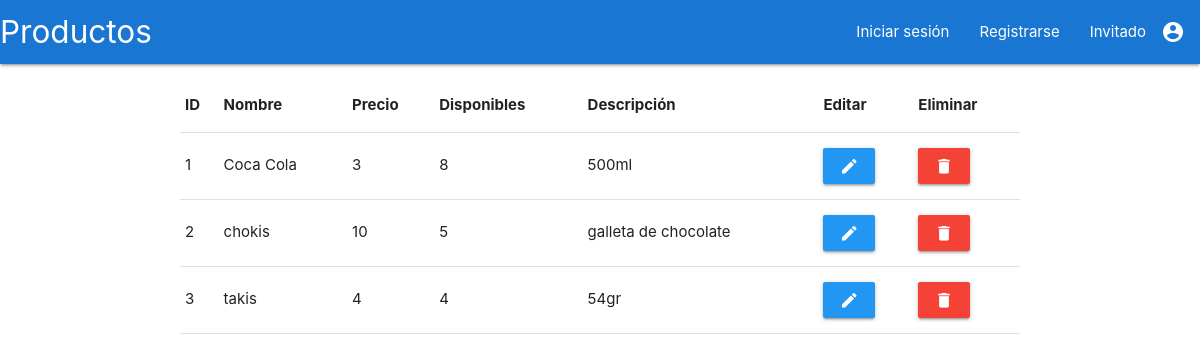
The page /administrador/CRUD_producto/readProductos.php?agregado=1 on the database its author committed.
### tables this page shows
CREATE TABLE `productos` (
  `id_prod` int NOT NULL AUTO_INCREMENT,
  `nombre` varchar(150) DEFAULT NULL,
  `descripcion` longtext,
  `precio` decimal(10,0) DEFAULT NULL,
  `existentes` int DEFAULT NULL,
  PRIMARY KEY (`id_prod`)
);

### administrador/CRUD_producto/readProductos.php (the view, shortened to what this page needs)
<?php session_start();
require '../../conexion.php';
$sql="select * from productos";
$resultado=$con->query($sql);
?>
<!DOCTYPE html>
<html>
<head>
	<link rel="stylesheet" href="">
     <link rel="stylesheet" href="https://cdnjs.cloudflare.com/ajax/libs/materialize/1.0.0/css/materialize.min.css">
</head>
<body class="">
	<div id="navbar" class="navbar-fixed ">
	    <nav class=" ">
	      <div class="nav-wrapper blue darken-2">
	        <a href="#" class="brand-logo">Productos</a>
	        <?php
	        if(isset($nombre)){
	          ?>
	          <a href="#" data-target="slide-out" class="sidenav-trigger"><i class="material-icons">menu</i></a>
	          <ul class="right hide-on-med-and-down">
	          	<li><a href="../readUsuarios.php"><i class="material-icons right">contacts</i>Usuarios</a></li>
	          	<li><a href="../pedidos.php"><i class="material-icons right">card_giftcard</i>Pedidos</a></li>
	               <li><a href="formCreateProducto.php"><i class="material-icons right">add</i>Agregar producto</a></li>
	               <li><a href="../../logout.php"><i class="material-icons right">exit_to_app</i>Cerrar sesión</a></li>
	               <li><a href="#"><i class="material-icons right">account_circle</i><?php echo $nombre.' '.$apellido ?></a></li>
	          </ul>
	          <?php
	        }else{
	          ?>
	          <ul class="right hide-on-med-and-down">
	               <li><a href="../../formLogin.php">Iniciar sesión</a></li>
	               <li><a href="../../signup.html">Registrarse</a></li>
	               <li><a href="#"><i class="material-icons right">account_circle</i>Invitado</a></li>
	          </ul>
	         <?php
	        }
	         ?>
	      </div>
	    </nav>
	</div>
	<div class="container">
		<div class="section">
			<div class="row">
				<?php
				if($resultado->num_rows==0){
				     echo "<tr><td><h1 class='center'>No hay productos para mostrar</h1></td></tr>";
				}else{
				?>
						<table >
							<thead>
								<tr>
									<th>ID</th>
									<th>Nombre</th>
									<th>Precio</th>
									<th>Disponibles</th>
									<th>Descripción</th>
									<th>Editar</th>
									<th>Eliminar</th>
								</tr>
							</thead>
				<?php
				     while($row=$resultado->fetch_assoc()){
				?>
							<tbody>
								<tr>
									<td><?php echo $row['id_prod'] ?></td>
									<td><?php echo $row['nombre'] ?></td>
									<td><?php echo $row['precio'] ?></td>
									<td><?php echo $row['existentes'] ?></td>
									<td><?php echo $row['descripcion'] ?></td>
									<td>
										<a class="btn blue" href="formUpdateProducto.php?id_prod=<?php echo $row['id_prod'] ?>"><i class="material-icons">edit</i></a>
									</td>
									<td>
										<a class="btn red" href="deleteProducto.php?id_prod=<?php echo $row['id_prod'] ?>"><i class="material-icons">delete</i></a>
									</td>
								</tr>
							</tbody>
				<?php
				     }
				?>
				     </table>
				<?php
				}
				?>
			</div>
		</div>
	</div>
</body>
</html>

### rows shown on the page
productos: id_prod "1", nombre "Coca Cola", precio "3", existentes "8", descripcion "500ml"
productos: id_prod "2", nombre "chokis", precio "10", existentes "5", descripcion "galleta de chocolate"
productos: id_prod "3", nombre "takis", precio "4", existentes "4", descripcion "54gr"
